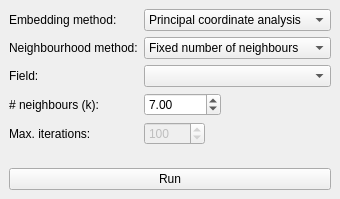
<?xml version="1.0" encoding="UTF-8"?>
<ui version="4.0">
 <class>OrdinationAnalysisDlg</class>
 <widget class="QDockWidget" name="OrdinationAnalysisDlg">
  <property name="geometry">
   <rect>
    <x>0</x>
    <y>0</y>
    <width>302</width>
    <height>199</height>
   </rect>
  </property>
  <property name="sizePolicy">
   <sizepolicy hsizetype="Preferred" vsizetype="Minimum">
    <horstretch>0</horstretch>
    <verstretch>0</verstretch>
   </sizepolicy>
  </property>
  <property name="floating">
   <bool>false</bool>
  </property>
  <property name="allowedAreas">
   <set>Qt::LeftDockWidgetArea|Qt::RightDockWidgetArea</set>
  </property>
  <property name="windowTitle">
   <string>Ordination analysis</string>
  </property>
  <widget class="QWidget" name="dockWidgetContents">
   <layout class="QVBoxLayout" name="verticalLayout">
    <item>
     <layout class="QFormLayout" name="formLayout">
      <item row="0" column="0">
       <widget class="QLabel" name="lblEmbeddingMethod">
        <property name="text">
         <string>Embedding method:</string>
        </property>
       </widget>
      </item>
      <item row="0" column="1">
       <widget class="QComboBox" name="cboClusteringMethod">
        <property name="currentIndex">
         <number>3</number>
        </property>
        <item>
         <property name="text">
          <string>Contiguous isomap</string>
         </property>
        </item>
        <item>
         <property name="text">
          <string>Nonmetric MDS</string>
         </property>
        </item>
        <item>
         <property name="text">
          <string>Isomap</string>
         </property>
        </item>
        <item>
         <property name="text">
          <string>Principal coordinate analysis</string>
         </property>
        </item>
       </widget>
      </item>
      <item row="3" column="0">
       <widget class="QLabel" name="lblNeighborhoodValue">
        <property name="text">
         <string># neighbours (k):</string>
        </property>
       </widget>
      </item>
      <item row="3" column="1">
       <layout class="QHBoxLayout" name="horizontalLayout_2">
        <item>
         <widget class="QDoubleSpinBox" name="spinNeighborhoodValue">
          <property name="minimum">
           <double>1.000000000000000</double>
          </property>
          <property name="maximum">
           <double>10000.000000000000000</double>
          </property>
          <property name="value">
           <double>7.000000000000000</double>
          </property>
         </widget>
        </item>
        <item>
         <spacer name="horizontalSpacer">
          <property name="orientation">
           <enum>Qt::Horizontal</enum>
          </property>
          <property name="sizeHint" stdset="0">
           <size>
            <width>40</width>
            <height>20</height>
           </size>
          </property>
         </spacer>
        </item>
       </layout>
      </item>
      <item row="4" column="0">
       <widget class="QLabel" name="lblIterations">
        <property name="text">
         <string>Max. iterations:</string>
        </property>
       </widget>
      </item>
      <item row="4" column="1">
       <layout class="QHBoxLayout" name="horizontalLayout">
        <item>
         <widget class="QSpinBox" name="spinMaxIter">
          <property name="enabled">
           <bool>false</bool>
          </property>
          <property name="minimum">
           <number>1</number>
          </property>
          <property name="maximum">
           <number>10000</number>
          </property>
          <property name="singleStep">
           <number>10</number>
          </property>
          <property name="value">
           <number>100</number>
          </property>
         </widget>
        </item>
        <item>
         <spacer name="horizontalSpacer_2">
          <property name="orientation">
           <enum>Qt::Horizontal</enum>
          </property>
          <property name="sizeHint" stdset="0">
           <size>
            <width>40</width>
            <height>20</height>
           </size>
          </property>
         </spacer>
        </item>
       </layout>
      </item>
      <item row="1" column="0">
       <widget class="QLabel" name="lblNeighbourhoodMethod">
        <property name="text">
         <string>Neighbourhood method:</string>
        </property>
       </widget>
      </item>
      <item row="1" column="1">
       <widget class="QComboBox" name="cboNeighbourhoodMethod">
        <item>
         <property name="text">
          <string>Fixed number of neighbours</string>
         </property>
        </item>
        <item>
         <property name="text">
          <string>Sample dissimilarity</string>
         </property>
        </item>
        <item>
         <property name="text">
          <string>Quantitative factor</string>
         </property>
        </item>
       </widget>
      </item>
      <item row="2" column="0">
       <widget class="QLabel" name="lblNeighbourhoodField">
        <property name="text">
         <string>Field:</string>
        </property>
       </widget>
      </item>
      <item row="2" column="1">
       <widget class="QComboBox" name="cboNeighbourhoodField"/>
      </item>
     </layout>
    </item>
    <item>
     <widget class="QPushButton" name="btnRun">
      <property name="text">
       <string>Run</string>
      </property>
     </widget>
    </item>
   </layout>
  </widget>
 </widget>
 <resources/>
 <connections/>
</ui>
